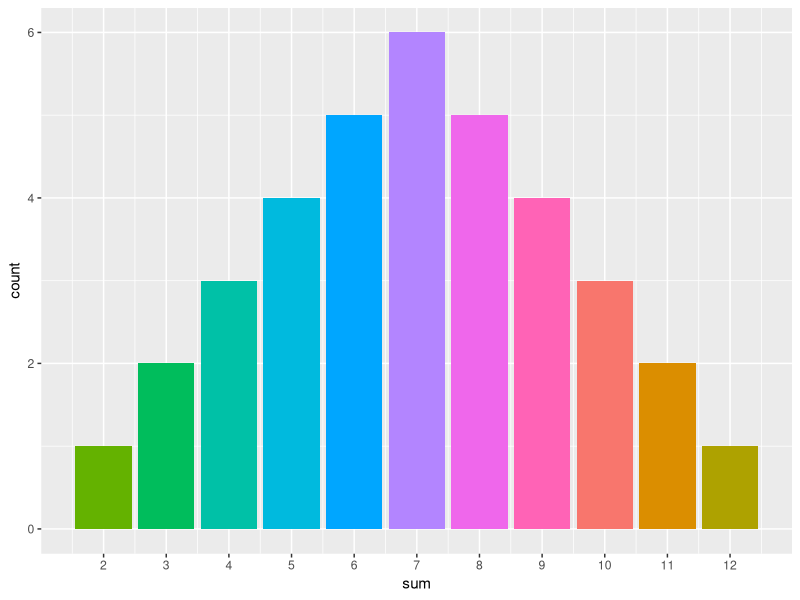

Recreate this plot in R.
## ---- chunk 1
n <- 5
A <- letters[1:n]
cat("De variabele A bevat de verzameling van de eerste", length(A), "letters van het alfabet: ", A)
## ---- chunk 2
B <- 1:20
t1 <- B < 10
C <- B[t1]

cat("B bevat de cijfers", min(B), "t/m", max(B), ". De variabele t1 bevat de uitkomsten van de test 'Is het element uit B kleiner dan 10?'(", head(t1, 3),"...) en C bevat alle elementen uit B waarvoor geldt dat de uitkomst van de test TRUE is:", C)
## ---- chunk 3
t2 <- B %in% C
D <- B[!t2]
cat("De verzameling D bevat alle elementen uit B die niet tot C behoren:", D)
## ---- chunk 4
m <- 100
F <- seq(1, m, 2)
E <- c(3, 5, 7)
t3 <- E %in% F
cat("De vector t3 bevat de uitkomsten van de test 'E komt voor in F':", t3)
## ---- chunk 5
G <- 1:5
H <- 4:8
t4 <- G %in% H
I <- G[t4]

cat("De vector t4 bevat de uitkomsten van de test 'G komt voor in H':", t4, "en I bevat dus", length(I), "elementen.")
## ---- chunk 6
J <- E
K <- c(1, 2, 4)
t5 <- J %in% K
L <- K[t5]
cat("De vector t5 bevat de uitkomsten van de test 'J komt voor in K':", t5, "en L bevat dus", length(L), "elementen.")
## ---- chunk 7
D1 <- 1:6
D2 <- 1:6

outer(D1, D2, paste, sep = ",")
## ---- chunk 8
library(ggplot2)
dice <- expand.grid(dice1 = D1, dice2 = D2)
dice$sum <- dice$dice1 + dice$dice2
ggplot(dice, aes(sum)) + geom_bar(aes(fill = as.character(sum))) + scale_x_continuous(breaks = unique(dice$sum)) + theme(legend.position="none")
